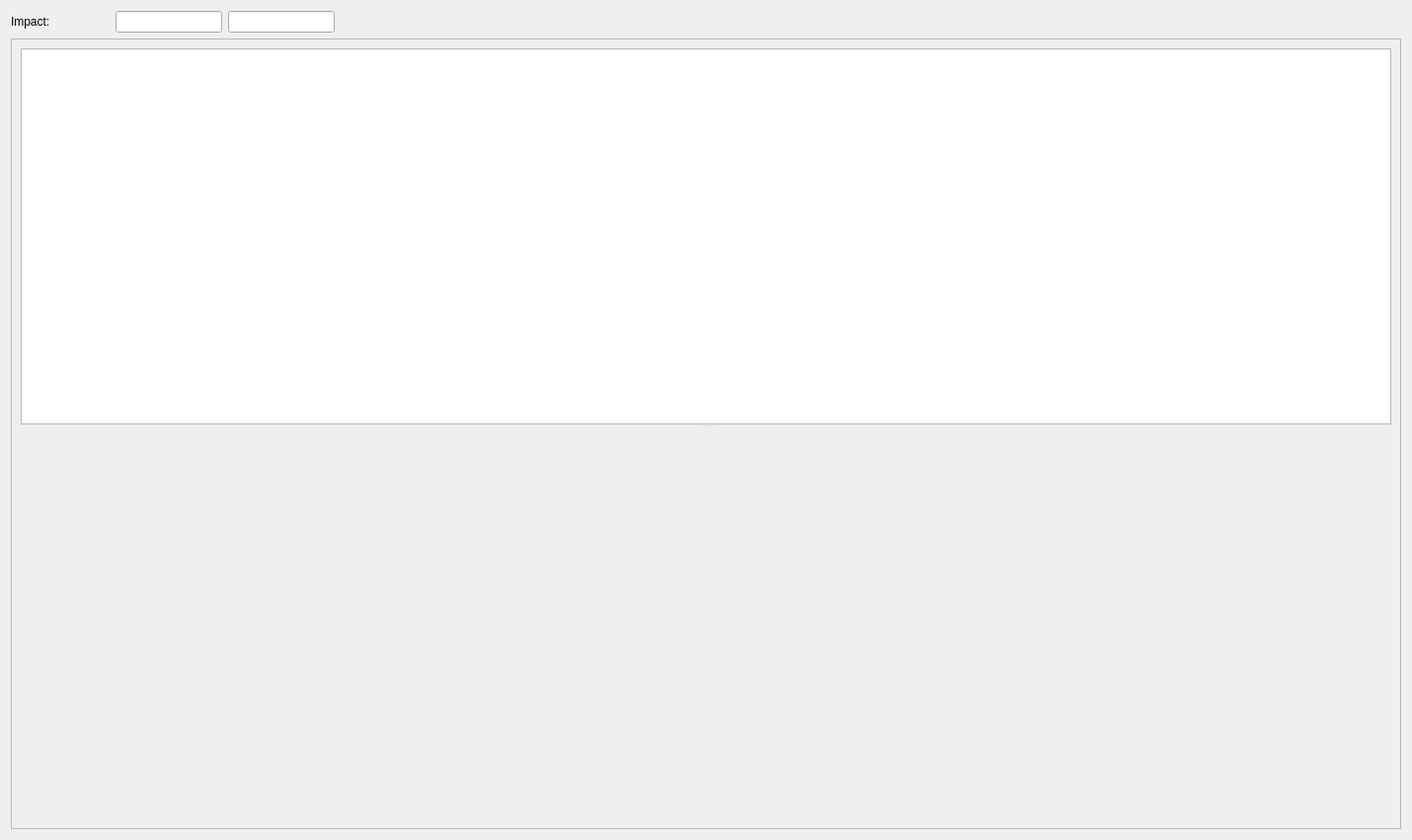
                    <widget class="QWidget" name="scrollAreaWidgetContents_2">
                     <property name="geometry">
                      <rect>
                       <x>0</x>
                       <y>0</y>
                       <width>1430</width>
                       <height>851</height>
                      </rect>
                     </property>
                     <layout class="QVBoxLayout" name="verticalLayout_4">
                      <item>
                       <layout class="QHBoxLayout" name="horizontalLayout_23">
                        <item>
                         <widget class="QLabel" name="label_59">
                          <property name="minimumSize">
                           <size>
                            <width>100</width>
                            <height>0</height>
                           </size>
                          </property>
                          <property name="text">
                           <string>Impact:</string>
                          </property>
                         </widget>
                        </item>
                        <item>
                         <widget class="QLineEdit" name="LCA_Contr_score">
                          <property name="sizePolicy">
                           <sizepolicy hsizetype="Minimum" vsizetype="Fixed">
                            <horstretch>0</horstretch>
                            <verstretch>0</verstretch>
                           </sizepolicy>
                          </property>
                         </widget>
                        </item>
                        <item>
                         <widget class="QLineEdit" name="LCA_Contr_unit">
                          <property name="sizePolicy">
                           <sizepolicy hsizetype="Minimum" vsizetype="Fixed">
                            <horstretch>0</horstretch>
                            <verstretch>0</verstretch>
                           </sizepolicy>
                          </property>
                         </widget>
                        </item>
                        <item>
                         <spacer name="horizontalSpacer_29">
                          <property name="orientation">
                           <enum>Qt::Horizontal</enum>
                          </property>
                          <property name="sizeHint" stdset="0">
                           <size>
                            <width>726</width>
                            <height>20</height>
                           </size>
                          </property>
                         </spacer>
                        </item>
                       </layout>
                      </item>
                      <item>
                       <widget class="QFrame" name="frame_3">
                        <property name="minimumSize">
                         <size>
                          <width>0</width>
                          <height>800</height>
                         </size>
                        </property>
                        <property name="frameShape">
                         <enum>QFrame::StyledPanel</enum>
                        </property>
                        <property name="frameShadow">
                         <enum>QFrame::Raised</enum>
                        </property>
                        <layout class="QGridLayout" name="gridLayout_131">
                         <item row="0" column="0">
                          <widget class="QSplitter" name="splitter_3">
                           <property name="orientation">
                            <enum>Qt::Vertical</enum>
                           </property>
                           <widget class="QTableView" name="LCA_contribution_Table">
                            <property name="minimumSize">
                             <size>
                              <width>0</width>
                              <height>200</height>
                             </size>
                            </property>
                           </widget>
                           <widget class="QWidget" name="LCA_Contr_fig" native="true">
                            <property name="sizePolicy">
                             <sizepolicy hsizetype="Expanding" vsizetype="Expanding">
                              <horstretch>0</horstretch>
                              <verstretch>0</verstretch>
                             </sizepolicy>
                            </property>
                            <property name="minimumSize">
                             <size>
                              <width>0</width>
                              <height>200</height>
                             </size>
                            </property>
                           </widget>
                          </widget>
                         </item>
                        </layout>
                       </widget>
                      </item>
                     </layout>
                    </widget>
